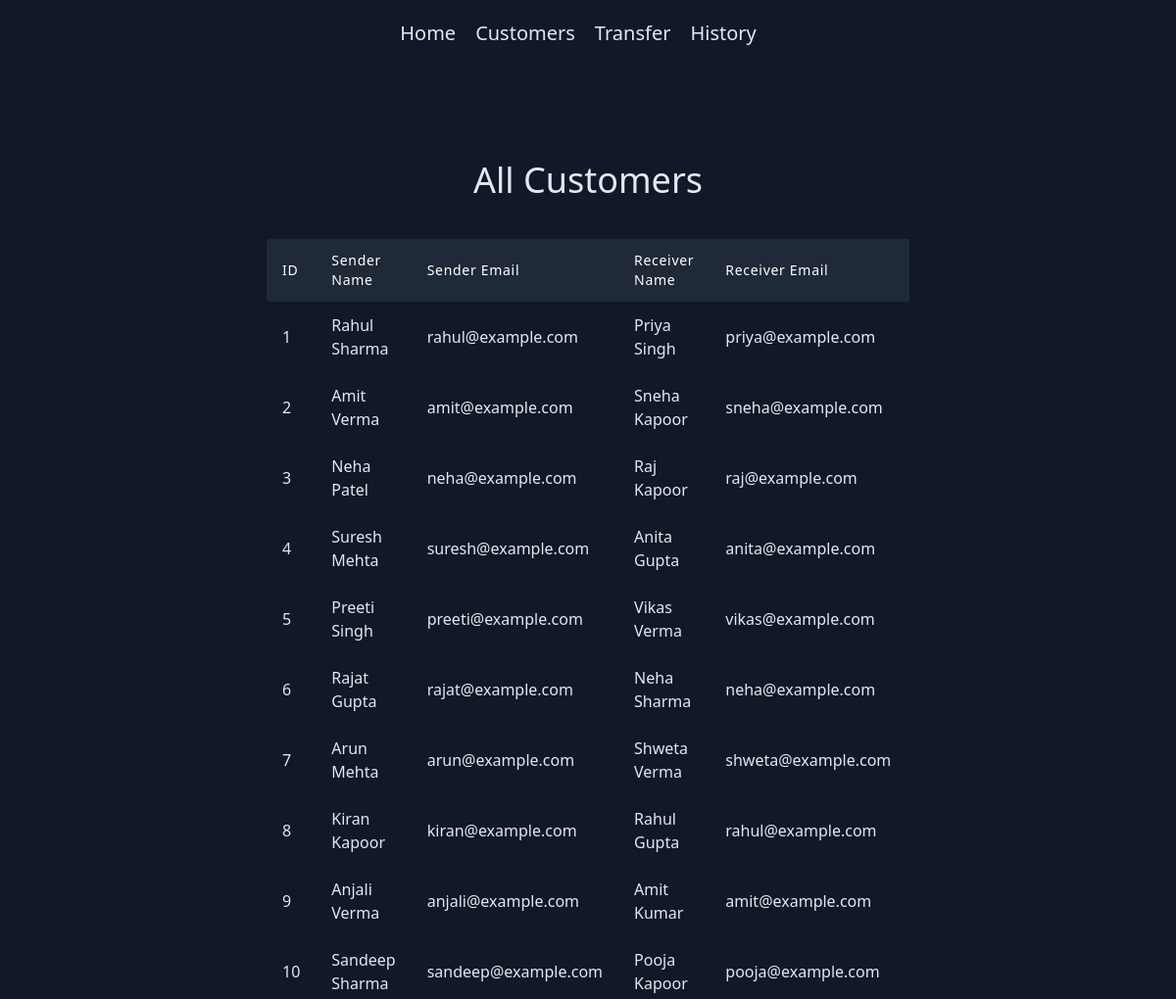
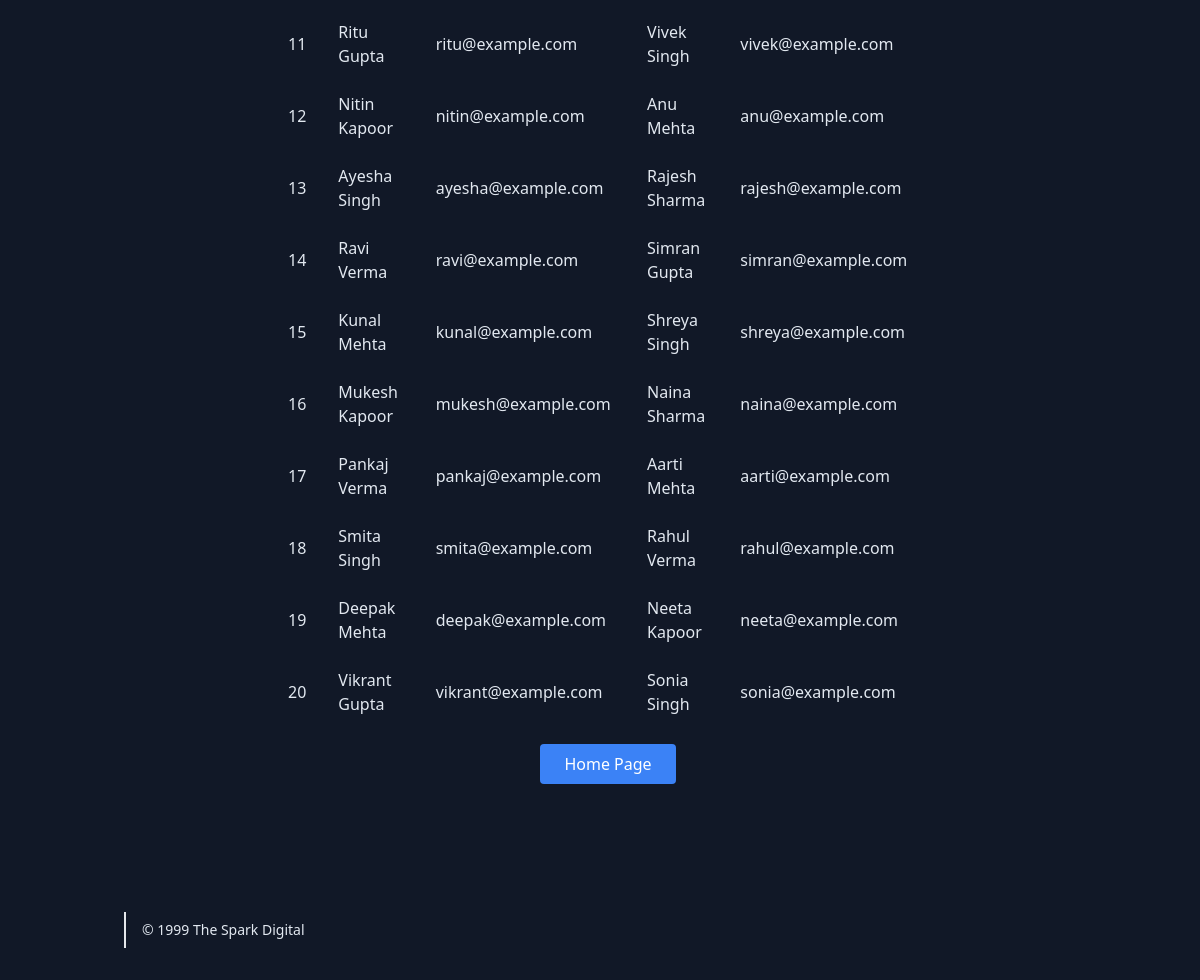
/view_custmer.php, run on the app's committed database (2 pictures, top to bottom).
### tables this page shows
CREATE TABLE `transactions` (
  `id` bigint(20) UNSIGNED NOT NULL,
  `sender_name` varchar(50) NOT NULL,
  `sender_email` varchar(100) NOT NULL,
  `receiver_name` varchar(50) NOT NULL,
  `receiver_email` varchar(100) NOT NULL,
  `amount` decimal(10,2) NOT NULL,
  `timestamp` timestamp NOT NULL DEFAULT current_timestamp()
);

### view_custmer.php (the view, shortened to what this page needs)
<?php
$conn = new mysqli("localhost", "root", "", "sdb");
$result = $conn->query("SELECT * FROM transactions LIMIT 20");
?>
<!DOCTYPE html>
<html lang="en">
<head>
    <script src="https://cdn.tailwindcss.com"></script>
    <link href="https://cdnjs.cloudflare.com/ajax/libs/flowbite/2.3.0/flowbite.min.css" rel="stylesheet" />
</head>
<body class="">
<div class="hd ">
        <header class=" text-black body-font text-slate-200 bg-gray-900 ">
            <div
                class="  text-slate-200 overflow-hidden container mx-auto flex flex-wrap p-5 flex-col md:flex-row items-center">
                <nav class="md:ml-auto md:mr-auto flex flex-wrap items-center text-base justify-center">
                    <a href="index.php" class="text-xl mr-5 hover:text-gray-300 hover:underline hover:smooth">Home</a>
                    <a href="view_custmer.php" class="text-xl mr-5 hover:text-gray-300 hover:underline">Customers</a>
                    <a href="transfer_money.php" class="text-xl mr-5 hover:text-gray-300 hover:underline">Transfer</a>
                    <a href="view_transactions.php" class="text-xl mr-5 hover:text-gray-300 hover:underline">History</a>
                </nav>
            </div>
        </header>
    </div>
    <section class="text-gray-400 bg-gray-900 body-font">
        <div class="container px-5 py-24 mx-auto">
            <div class="flex flex-col text-center w-full mb-10">
                <h1 class="sm:text-4xl text-3xl font-medium title-font mb-0 text-slate-200 hover:text-gray-200 hover:underline">All Customers</h1>
            </div>
            <div class="lg:w-2/3 w-full mx-auto overflow-auto">
                <table class="table-auto w-full text-left whitespace-no-wrap">
                    <thead>
                        <tr>
                            <th class="px-4 py-3 title-font tracking-wider font-medium text-white text-sm bg-gray-800 rounded-tl rounded-bl">ID</th>
                            <th class="px-4 py-3 title-font tracking-wider font-medium text-white text-sm bg-gray-800">Sender Name</th>
                            <th class="px-4 py-3 title-font tracking-wider font-medium text-white text-sm bg-gray-800">Sender Email</th>
                            <th class="px-4 py-3 title-font tracking-wider font-medium text-white text-sm bg-gray-800">Receiver Name</th>
                            <th class="px-4 py-3 title-font tracking-wider font-medium text-white text-sm bg-gray-800">Receiver Email</th>
                            <th class="px-4 py-3 title-font tracking-wider font-medium text-white text-sm bg-gray-800">Amount</th>
                        </tr>
                    </thead>
                    <tbody>
                        <?php
                        if ($result->num_rows > 0) {
                            while ($row = $result->fetch_assoc()) : ?>
                                <tr class="text-slate-200 table-auto w-full">
                                    <td class="px-4 py-3"><?= $row["id"] ?></td>
                                    <td class="px-4 py-3"><?= $row["sender_name"] ?></td>
                                    <td class="px-4 py-3"><?= $row["sender_email"] ?></td>
                                    <td class="px-4 py-3"><?= $row["receiver_name"] ?></td>
                                    <td class="px-4 py-3"><?= $row["receiver_email"] ?></td>
                                    <td class="px-4 py-3"><?= $row["amount"] ?></td>
                                </tr>
                        <?php endwhile;
                        } else {
                            echo "<tr><td colspan='7'>No transactions found</td></tr>";
                        }
                        ?>
                    </tbody>
                </table>
            </div>
            <div class="flex justify-center pl-4 mt-4 lg:w-2/3 w-full mx-auto">
                  <a href="index.php" class="text-indigo-400 inline-flex items-center md:mb-2 lg:mb-0">
                  <button class="flex ml-auto text-white bg-blue-500 border-0 py-2 px-6 focus:outline-none hover:bg-blue-600 rounded">Home Page</button>
                 </a>
            </div>
        </div>
    </section>
    <footer class="text-slate-200 bg-gray-900 body-font">
        <div class="container px-5 py-8 mx-auto flex items-center sm:flex-row flex-col">
            <p class="text-sm text-slate-200 sm:ml-4 sm:pl-4 sm:border-l-2 sm:border-gray-200 sm:py-2 sm:mt-0 mt-4">©
                1999
                The Spark Digital
            </p>
        </div>
    </footer>
</body>
</html>

### data on the page
transactions: id "1", sender_name "Rahul Sharma", sender_email "rahul@example.com", receiver_name "Priya Singh", receiver_email "priya@example.com"
transactions: id "2", sender_name "Amit Verma", sender_email "amit@example.com", receiver_name "Sneha Kapoor", receiver_email "sneha@example.com"
transactions: id "3", sender_name "Neha Patel", sender_email "neha@example.com", receiver_name "Raj Kapoor", receiver_email "raj@example.com"
transactions: id "4", sender_name "Suresh Mehta", sender_email "suresh@example.com", receiver_name "Anita Gupta", receiver_email "anita@example.com"
transactions: id "5", sender_name "Preeti Singh", sender_email "preeti@example.com", receiver_name "Vikas Verma", receiver_email "vikas@example.com"
transactions: id "6", sender_name "Rajat Gupta", sender_email "rajat@example.com", receiver_name "Neha Sharma", receiver_email "neha@example.com"
transactions: id "7", sender_name "Arun Mehta", sender_email "arun@example.com", receiver_name "Shweta Verma", receiver_email "shweta@example.com"
transactions: id "8", sender_name "Kiran Kapoor", sender_email "kiran@example.com", receiver_name "Rahul Gupta", receiver_email "rahul@example.com"
transactions: id "9", sender_name "Anjali Verma", sender_email "anjali@example.com", receiver_name "Amit Kumar", receiver_email "amit@example.com"
transactions: id "10", sender_name "Sandeep Sharma", sender_email "sandeep@example.com", receiver_name "Pooja Kapoor", receiver_email "pooja@example.com"
transactions: id "11", sender_name "Ritu Gupta", sender_email "ritu@example.com", receiver_name "Vivek Singh", receiver_email "vivek@example.com"
transactions: id "12", sender_name "Nitin Kapoor", sender_email "nitin@example.com", receiver_name "Anu Mehta", receiver_email "anu@example.com"
transactions: id "13", sender_name "Ayesha Singh", sender_email "ayesha@example.com", receiver_name "Rajesh Sharma", receiver_email "rajesh@example.com"
transactions: id "14", sender_name "Ravi Verma", sender_email "ravi@example.com", receiver_name "Simran Gupta", receiver_email "simran@example.com"
transactions: id "15", sender_name "Kunal Mehta", sender_email "kunal@example.com", receiver_name "Shreya Singh", receiver_email "shreya@example.com"
transactions: id "16", sender_name "Mukesh Kapoor", sender_email "mukesh@example.com", receiver_name "Naina Sharma", receiver_email "naina@example.com"
transactions: id "17", sender_name "Pankaj Verma", sender_email "pankaj@example.com", receiver_name "Aarti Mehta", receiver_email "aarti@example.com"
transactions: id "18", sender_name "Smita Singh", sender_email "smita@example.com", receiver_name "Rahul Verma", receiver_email "rahul@example.com"
transactions: id "19", sender_name "Deepak Mehta", sender_email "deepak@example.com", receiver_name "Neeta Kapoor", receiver_email "neeta@example.com"
transactions: id "20", sender_name "Vikrant Gupta", sender_email "vikrant@example.com", receiver_name "Sonia Singh", receiver_email "sonia@example.com"
